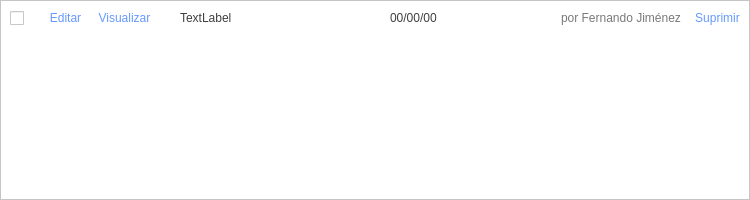
<?xml version="1.0" encoding="UTF-8"?>
<ui version="4.0">
 <class>PostFrame</class>
 <widget class="QFrame" name="PostFrame">
  <property name="geometry">
   <rect>
    <x>0</x>
    <y>0</y>
    <width>750</width>
    <height>200</height>
   </rect>
  </property>
  <property name="windowTitle">
   <string>Frame</string>
  </property>
  <property name="styleSheet">
   <string notr="true">background: #fff;</string>
  </property>
  <property name="frameShape">
   <enum>QFrame::StyledPanel</enum>
  </property>
  <property name="frameShadow">
   <enum>QFrame::Raised</enum>
  </property>
  <widget class="QToolButton" name="arrowButton">
   <property name="geometry">
    <rect>
     <x>160</x>
     <y>13</y>
     <width>11</width>
     <height>11</height>
    </rect>
   </property>
   <property name="styleSheet">
    <string notr="true">background-image: url(:/images/res/arrow.gif);
border: 0px;</string>
   </property>
   <property name="text">
    <string/>
   </property>
  </widget>
  <widget class="QCheckBox" name="checkBox">
   <property name="geometry">
    <rect>
     <x>10</x>
     <y>8</y>
     <width>21</width>
     <height>20</height>
    </rect>
   </property>
   <property name="styleSheet">
    <string notr="true">border: 0px;</string>
   </property>
   <property name="text">
    <string/>
   </property>
  </widget>
  <widget class="QLabel" name="titleLabel">
   <property name="geometry">
    <rect>
     <x>180</x>
     <y>10</y>
     <width>251</width>
     <height>16</height>
    </rect>
   </property>
   <property name="styleSheet">
    <string notr="true">color: #3f3f3f;</string>
   </property>
   <property name="text">
    <string>TextLabel</string>
   </property>
  </widget>
  <widget class="QLabel" name="dateLabel">
   <property name="geometry">
    <rect>
     <x>390</x>
     <y>10</y>
     <width>171</width>
     <height>16</height>
    </rect>
   </property>
   <property name="styleSheet">
    <string notr="true">color: #3f3f3f;</string>
   </property>
   <property name="text">
    <string>00/00/00</string>
   </property>
  </widget>
  <widget class="QLabel" name="authorLabel">
   <property name="geometry">
    <rect>
     <x>561</x>
     <y>10</y>
     <width>131</width>
     <height>16</height>
    </rect>
   </property>
   <property name="styleSheet">
    <string notr="true">color: #797979;</string>
   </property>
   <property name="text">
    <string>por Fernando Jiménez</string>
   </property>
  </widget>
  <widget class="QPushButton" name="deleteButton">
   <property name="geometry">
    <rect>
     <x>687</x>
     <y>4</y>
     <width>61</width>
     <height>27</height>
    </rect>
   </property>
   <property name="cursor">
    <cursorShape>PointingHandCursor</cursorShape>
   </property>
   <property name="styleSheet">
    <string notr="true">QPushButton {
color: #6699ff;
border: 0px;
}
QPushButton:hover {
color: #ff6600;
}
</string>
   </property>
   <property name="text">
    <string>Suprimir</string>
   </property>
  </widget>
  <widget class="QPushButton" name="viewButton">
   <property name="geometry">
    <rect>
     <x>94</x>
     <y>4</y>
     <width>61</width>
     <height>27</height>
    </rect>
   </property>
   <property name="cursor">
    <cursorShape>PointingHandCursor</cursorShape>
   </property>
   <property name="styleSheet">
    <string notr="true">QPushButton {
color: #6699ff;
border: 0px;
}
QPushButton:hover {
color: #ff6600;
}
</string>
   </property>
   <property name="text">
    <string>Visualizar</string>
   </property>
  </widget>
  <widget class="QPushButton" name="editButton">
   <property name="geometry">
    <rect>
     <x>40</x>
     <y>4</y>
     <width>51</width>
     <height>27</height>
    </rect>
   </property>
   <property name="cursor">
    <cursorShape>PointingHandCursor</cursorShape>
   </property>
   <property name="styleSheet">
    <string notr="true">QPushButton {
color: #6699ff;
border: 0px;
}
QPushButton:hover {
color: #ff6600;
}
</string>
   </property>
   <property name="text">
    <string>Editar</string>
   </property>
  </widget>
  <widget class="QTextEdit" name="contentTextEdit">
   <property name="geometry">
    <rect>
     <x>170</x>
     <y>40</y>
     <width>531</width>
     <height>141</height>
    </rect>
   </property>
   <property name="styleSheet">
    <string notr="true">border: 0px;
color: #3f3f3f;</string>
   </property>
   <property name="readOnly">
    <bool>true</bool>
   </property>
  </widget>
 </widget>
 <resources/>
 <connections/>
</ui>
